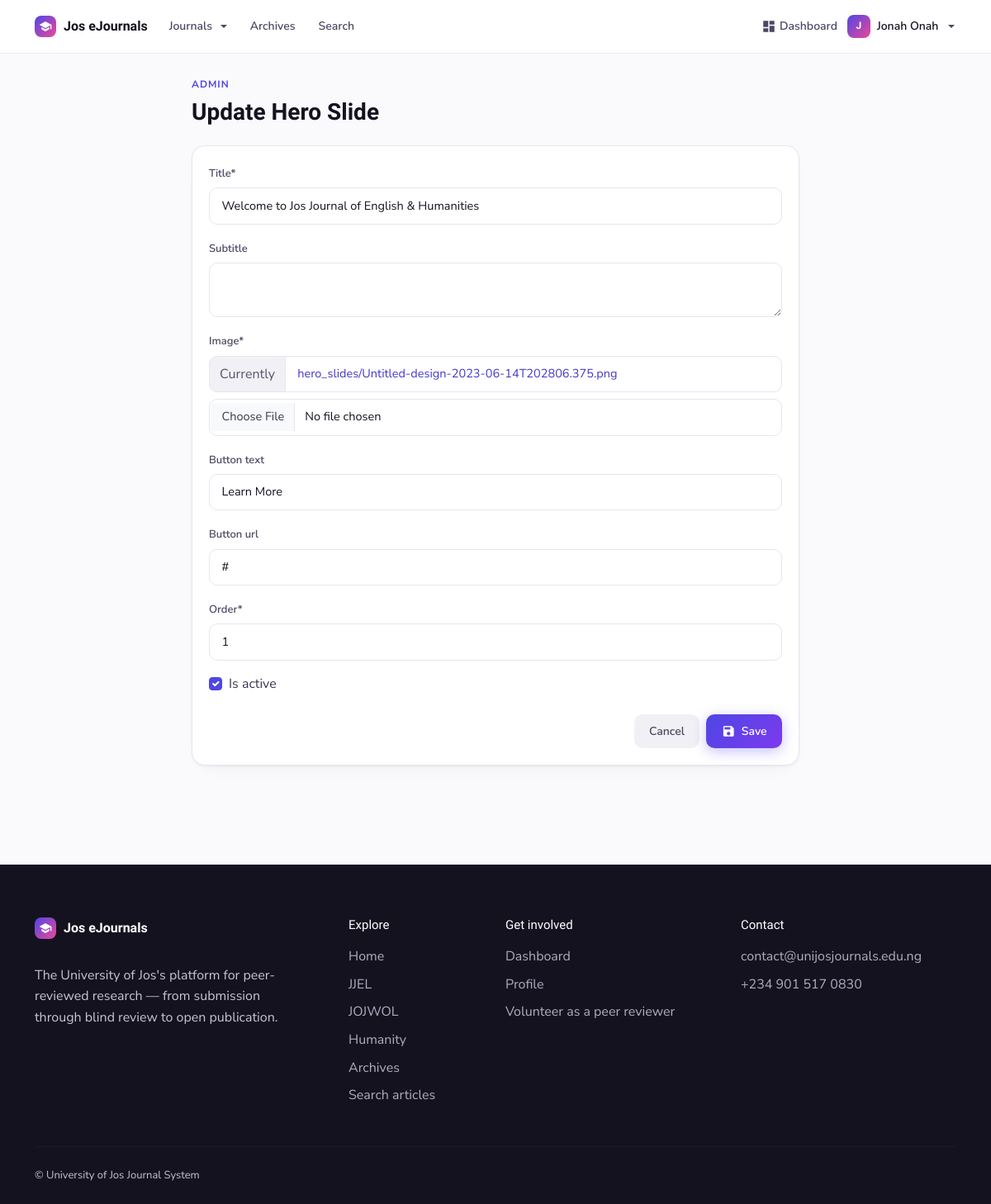
Screenshot of /management/hero-slides/1/update/ (signed in) with the database file from the repository.
### journalapp/models.py (models this page shows, shortened)
class SiteSettings(models.Model):
    site_title = models.CharField(max_length=100, default="University of Jos Journal System")
    site_description = models.TextField(blank=True)
    logo = models.ImageField(upload_to='site_images', blank=True, null=True)
    favicon = models.ImageField(upload_to='site_images', blank=True, null=True)
    primary_color = models.CharField(max_length=20, default="#007bff")
    secondary_color = models.CharField(max_length=20, default="#6c757d")
    footer_text = models.TextField(default="© University of Jos Journal System")
    contact_email = models.EmailField(default="contact@unijosjournals.edu.ng")
    contact_phone = models.CharField(max_length=20, blank=True)
    facebook_url = models.URLField(blank=True)
    twitter_url = models.URLField(blank=True)
    instagram_url = models.URLField(blank=True)
    linkedin_url = models.URLField(blank=True)
    class Meta:
        verbose_name = "Site Settings"
        verbose_name_plural = "Site Settings"

class CustomUser(AbstractBaseUser, PermissionsMixin):
    email = models.EmailField(unique=True)
    first_name = models.CharField(max_length=30, blank=True)
    last_name = models.CharField(max_length=30, blank=True)
    is_active = models.BooleanField(default=True)
    is_staff = models.BooleanField(default=False)
    date_joined = models.DateTimeField(default=timezone.now)
    objects = CustomUserManager()
    USERNAME_FIELD = 'email'
    REQUIRED_FIELDS = []
    class Meta:
        verbose_name = 'User'
        verbose_name_plural = 'Users'
    def get_full_name(self):
        return f"{self.first_name} {self.last_name}".strip()

class HeroSlide(models.Model):
    title = models.CharField(max_length=200)
    subtitle = models.CharField(max_length=300, blank=True)
    image = models.ImageField(upload_to='hero_slides')
    button_text = models.CharField(max_length=50, blank=True)
    button_url = models.CharField(max_length=200, blank=True)
    order = models.PositiveIntegerField(default=0)
    is_active = models.BooleanField(default=True)
    class Meta:
        ordering = ['order']

class Journal(models.Model):
    name = models.CharField(max_length=200)
    slug = models.SlugField(
        max_length=80, unique=True,
        help_text="Used in the journal's web address, e.g. 'jjel'."
    )
    abbreviation = models.CharField(
        max_length=20, blank=True,
        help_text="Short form, e.g. 'JJEL'. Shown on the journal card when no logo is set."
    )
    tagline = models.CharField(
        max_length=255, blank=True,
        help_text="One line shown under the journal name."
    )
    description = RichTextField(blank=True)
    about = RichTextField(
        blank=True,
        help_text="Aims and scope — the main text on the journal's home page."
    )
    logo = models.ImageField(
        upload_to='journal_logos', blank=True, null=True,
        help_text="Square-ish logo used on the journal cards."
    )
    cover_image = models.ImageField(upload_to='journal_covers', blank=True, null=True)
    issn_print = models.CharField(max_length=20, blank=True, verbose_name="ISSN (Print)")
    issn_online = models.CharField(max_length=20, blank=True, verbose_name="ISSN (Online)")
    published_by = models.CharField(
        max_length=255, blank=True,
        help_text="e.g. 'Department of English, University of Jos'."
    )
    contact_email = models.EmailField(blank=True)
    department = models.ForeignKey(
        Department, on_delete=models.SET_NULL, null=True, blank=True,
        related_name='journals',
        help_text="Optional internal grouping. Not shown to visitors."
    )
    order = models.PositiveIntegerField(
        default=0, help_text="Controls the order journals appear in on the home page."
    )
    is_active = models.BooleanField(
        default=True, help_text="Untick to hide this journal from the public site."
    )
    class Meta:
        ordering = ['order', 'name']

### journalapp/views.py (the view)
# urls.py: path('management/hero-slides/<int:pk>/update/', views.hero_slide_update, name='hero_slide_update'),
@staff_member_required
def hero_slide_update(request, pk):
    slide = get_object_or_404(HeroSlide, pk=pk)
    if request.method == 'POST':
        form = HeroSlideForm(request.POST, request.FILES, instance=slide)
        if form.is_valid():
            form.save()
            messages.success(request, 'Hero slide updated successfully!')
            return redirect('hero_slides')
    else:
        form = HeroSlideForm(instance=slide)
    context = {
        'form': form,
        'title': 'Update Hero Slide'
    }
    return render(request, 'journalapp/hero_slide_form.html', context)

### journalapp/forms.py
class HeroSlideForm(forms.ModelForm):
    class Meta:
        model = HeroSlide
        fields = '__all__'
        widgets = {
            'subtitle': forms.Textarea(attrs={'rows': 2}),
        }

### journalapp/context_processors.py (called while the page is built)
def site_settings(request):
    try:
        settings = SiteSettings.objects.first()
        if not settings:
            settings = SiteSettings.objects.create()
    except:
        settings = None
    return {'site_settings': settings}

def journal_roles(request):
    user = getattr(request, 'user', None)
    if not (user and user.is_authenticated):
        return {'can_manage_journals': False, 'can_manage_journal_content': False}
    return {
        'can_manage_journals': can_manage_any_journal(user, roles=WORKFLOW_ROLES),
        'can_manage_journal_content': can_manage_any_journal(user, roles=CONTENT_ROLES),
    }

def nav_journals(request):
    return {
        'nav_journals': Journal.objects.filter(is_active=True).only(
            'name', 'slug', 'abbreviation'
        )
    }

### journalapp/permissions.py (called while the page is built)
def is_site_admin(user):
    return bool(
        user
        and user.is_authenticated
        and (user.is_superuser or user.is_staff)
    )

def can_manage_any_journal(user, roles=None):
    if is_site_admin(user):
        return True
    return journals_for(user, roles=roles).exists()

### journalapp/templates/journalapp/hero_slide_form.html (shortened to what this page needs)
{% extends 'journalapp/base.html' %}
{% load crispy_forms_tags %}
{% block content %}
<div class="container py-4">
    <div class="row"><div class="col-md-8 offset-md-2">
        <div class="mb-4">
            <span class="uj-kicker">Admin</span>
            <h1 class="mt-1 mb-0" style="font-size:28px;">{{ title }}</h1>
        </div>
        <div class="card"><div class="card-body">
            <form method="POST" enctype="multipart/form-data">
                {{ form|crispy }}
                <div class="d-flex justify-content-end gap-2 mt-4">
                    <a href="{% url 'hero_slides' %}" class="btn btn-light">Cancel</a>
                    <button type="submit" class="btn btn-primary"><i class="material-icons" style="font-size:17px;">save</i> Save</button>
                </div>
            </form>
        </div></div>
    </div></div>
</div>
{% endblock %}

### journalapp/templates/journalapp/base.html (shortened to what this page needs)
{% load static %}
<!DOCTYPE html>
<html lang="en">
<head>
    <link href="https://cdn.jsdelivr.net/npm/bootstrap@5.3.0-alpha1/dist/css/bootstrap.min.css" rel="stylesheet">
    <link rel="stylesheet" href="https://cdnjs.cloudflare.com/ajax/libs/font-awesome/6.0.0-beta3/css/all.min.css">
    <link href="{% static 'css/theme.css' %}" rel="stylesheet">
</head>
<body class="d-flex flex-column min-vh-100">
    <header>
        <nav class="navbar navbar-expand-lg uj-navbar">
            <div class="container">
                <a class="uj-brand me-lg-4" href="{% url 'home' %}">
                    <span class="uj-brand-mark">
                        {% if site_settings.logo %}
                        <img src="{{ site_settings.logo.url }}" alt="{{ site_settings.site_title }}">
                        {% else %}
                        <i class="material-icons" style="font-size:16px;">school</i>
                        {% endif %}
                    </span>
                    <span>{{ site_settings.site_title|default:"UniJos Journals" }}</span>
                </a>
                <div class="collapse navbar-collapse" id="navbarNav">
                    <ul class="navbar-nav align-items-lg-center gap-lg-4 me-auto mt-3 mt-lg-0">
                        <li class="nav-item dropdown">
                            <a class="uj-nav-link dropdown-toggle" href="{% url 'journal_list' %}" id="journalsDropdown" role="button" data-bs-toggle="dropdown" aria-expanded="false">Journals</a>
                        </li>
                        <li class="nav-item">
                            <a class="uj-nav-link" href="{% url 'all_issues' %}">Archives</a>
                        </li>
                        <li class="nav-item">
                            <a class="uj-nav-link" href="{% url 'article_search' %}">Search</a>
                        </li>
                    </ul>
                    <ul class="navbar-nav align-items-lg-center gap-2">
                        {% if user.is_authenticated %}
                            <li class="nav-item">
                                <a class="uj-nav-link d-inline-flex align-items-center gap-1" href="{% url 'dashboard' %}">
                                    <i class="material-icons">dashboard</i> Dashboard
                                </a>
                            </li>
                            <li class="nav-item dropdown">
                                <a class="uj-nav-link dropdown-toggle d-inline-flex align-items-center gap-2" href="#" id="userDropdown" role="button" data-bs-toggle="dropdown" aria-expanded="false">
                                    <span class="uj-brand-mark" style="width:28px;height:28px;font-size:12px;font-family:var(--uj-font-heading);font-weight:700;">
                                        {{ user.get_full_name|default:user.email|first|upper }}
                                    </span>
                                    <span class="fw-semibold d-none d-lg-inline" style="color:var(--uj-ink);">{{ user.get_full_name|default:user.email }}</span>
                                </a>
                            </li>
                        {% endif %}
                    </ul>
                </div>
            </div>
        </nav>
    </header>
    <div class="toast-container position-fixed top-0 end-0 p-3" style="z-index: 9999;">
    </div>
    <main class="flex-grow-1 mb-3">
        {% block content %}{% endblock %}
    </main>
    <footer class="uj-footer">
        <div class="container">
            <div class="row g-4">
                <div class="col-lg-4 mb-2">
                    <a class="uj-brand mb-3" href="{% url 'home' %}">
                        <span class="uj-brand-mark">
                            {% if site_settings.logo %}
                            <img src="{{ site_settings.logo.url }}" alt="{{ site_settings.site_title }}">
                            {% else %}
                            <i class="material-icons" style="font-size:16px;">school</i>
                            {% endif %}
                        </span>
                        <span>{{ site_settings.site_title|default:"UniJos Journals" }}</span>
                    </a>
                    <p class="mt-3" style="max-width:320px;">{{ site_settings.site_description|default:"The University of Jos's platform for peer-reviewed research — from submission through blind review to open publication." }}</p>
                </div>
                <div class="col-6 col-lg-2 mb-2">
                    <h5>Explore</h5>
                    <ul class="list-unstyled d-grid gap-2">
                        <li><a href="{% url 'home' %}">Home</a></li>
                        {% for j in nav_journals %}
                        <li><a href="{% url 'journal_home' j.slug %}">{{ j.abbreviation|default:j.name }}</a></li>
                        {% endfor %}
                        <li><a href="{% url 'all_issues' %}">Archives</a></li>
                        <li><a href="{% url 'article_search' %}">Search articles</a></li>
                    </ul>
                </div>
                <div class="col-6 col-lg-3 mb-2">
                    <h5>Get involved</h5>
                    <ul class="list-unstyled d-grid gap-2">
                        {% if user.is_authenticated %}
                        <li><a href="{% url 'dashboard' %}">Dashboard</a></li>
                        <li><a href="{% url 'profile' %}">Profile</a></li>
                        {% else %}
                        <li><a href="{% url 'register' %}">Submit a manuscript</a></li>
                        <li><a href="{% url 'register' %}">Create an account</a></li>
                        <li><a href="{% url 'login' %}">Log in</a></li>
                        {% endif %}
                        <li><a href="{% url 'reviewer_apply' %}">Volunteer as a peer reviewer</a></li>
                    </ul>
                </div>
                <div class="col-lg-3 mb-2">
                    <h5>Contact</h5>
                    <ul class="list-unstyled d-grid gap-2">
                        {% if site_settings.contact_email %}
                        <li><a href="mailto:{{ site_settings.contact_email }}">{{ site_settings.contact_email }}</a></li>
                        {% endif %}
                        {% if site_settings.contact_phone %}
                        <li><a href="tel:{{ site_settings.contact_phone }}">{{ site_settings.contact_phone }}</a></li>
                        {% endif %}
                    </ul>
                </div>
            </div>
            <hr class="my-4">
            <div class="d-flex flex-column flex-md-row justify-content-between align-items-center gap-2" style="font-size:13px;">
                <p class="mb-0">{{ site_settings.footer_text|default:"© University of Jos Journal System. All rights reserved." }}</p>
            </div>
        </div>
    </footer>
</body>
</html>

### rows the page displays
SiteSettings: site_title "Jos eJournals", site_description "The University of Jos's platform for peer-reviewed research — from submission through blind review to open publication.", contact_email "contact@unijosjournals.edu.ng", contact_phone "+234 901 517 0830", footer_text "© University of Jos Journal System"
CustomUser: get_full_name|first "J", get_full_name "Jonah Onah"
HeroSlide: title "Welcome to Jos Journal of English & Humanities", button_text "Learn More", button_url "#", order "1", is_active "☑"
Journal: abbreviation "JJEL"
Journal: abbreviation "JOJWOL"
Journal: abbreviation "Humanity"

### other values shown
{{ title }} "Update Hero Slide"
